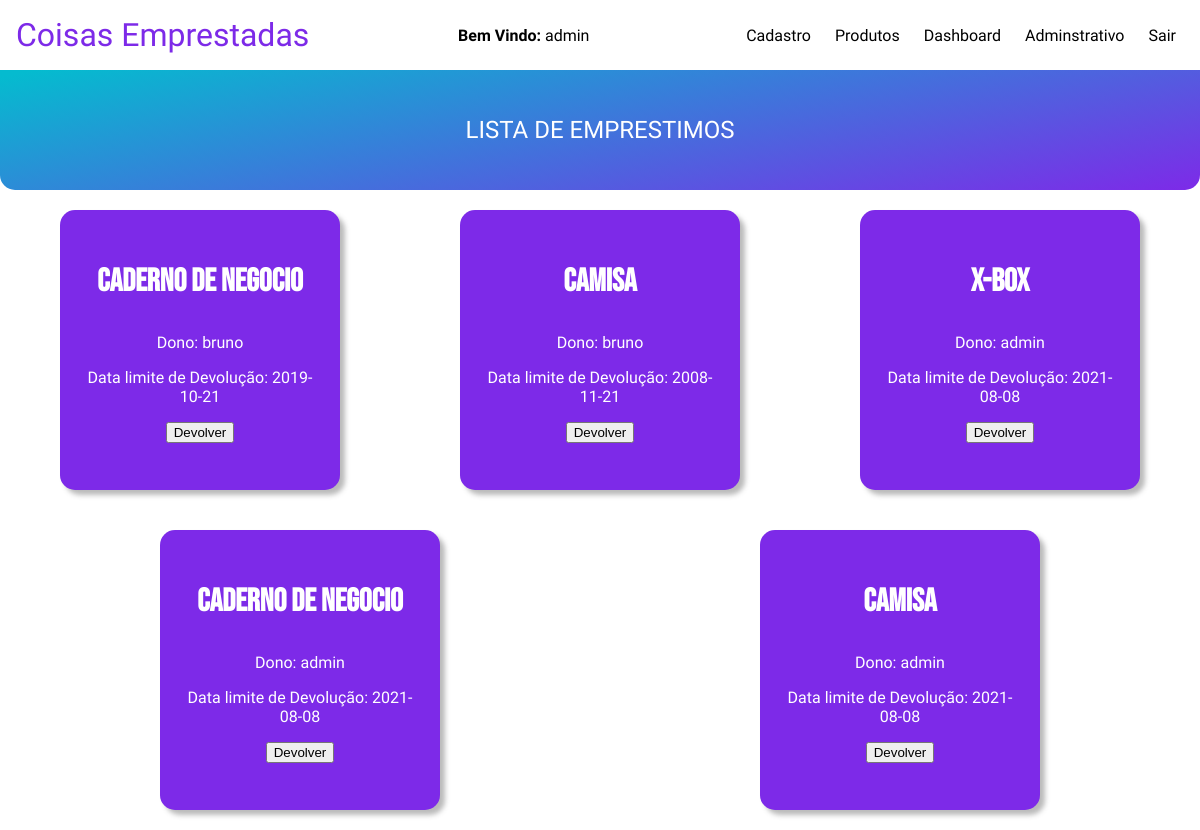
Before: /home.php (signed in) with the older database file.
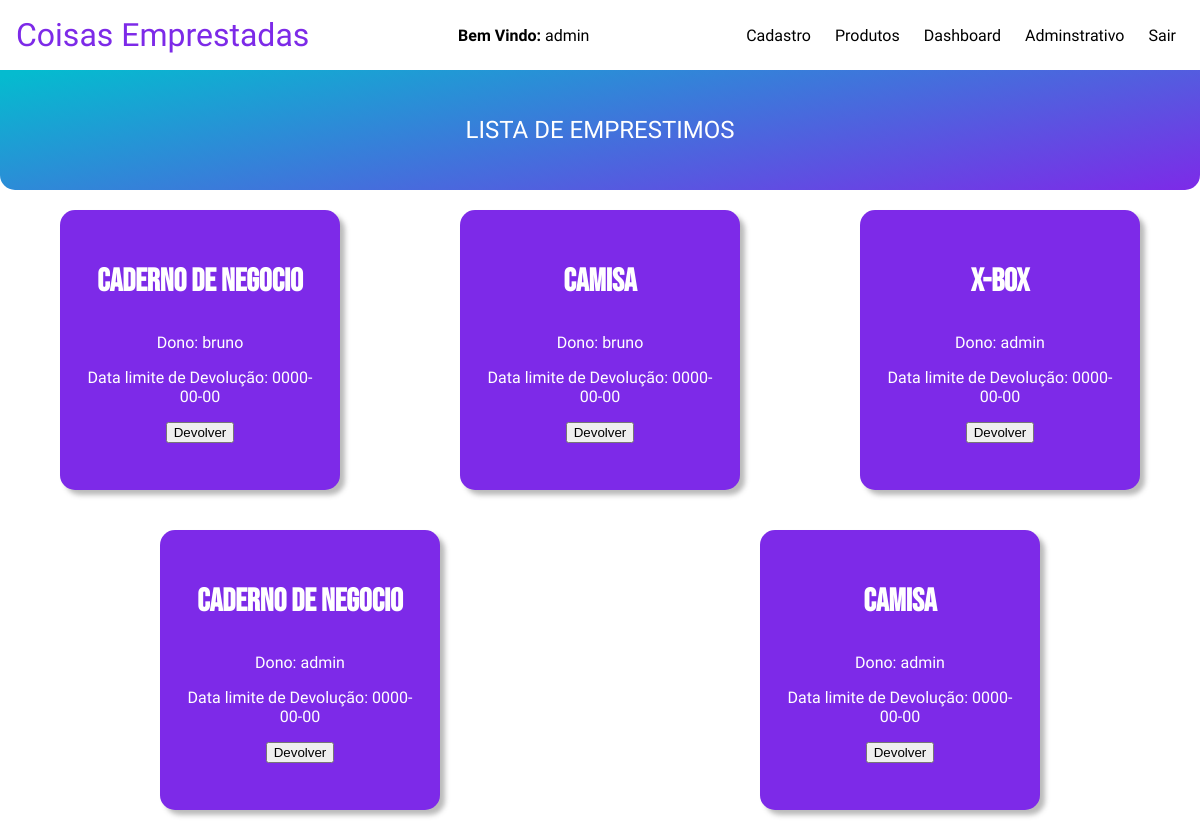
After: the same page with the newer database file.
### tables this page shows
CREATE TABLE IF NOT EXISTS emprestimos(
    idRegistro int primary key auto_increment,
    dataDev date,
    idUsuario int,
    idProduto int,
    foreign key(idUsuario) references usuarios(idUsuario),
    foreign key(idProduto) references produtos(idProduto)
);

CREATE TABLE IF NOT EXISTS produtos(
    idProduto int primary key auto_increment,
    nomeProduto varchar(45),
    categoria varchar(45)
);

CREATE TABLE IF NOT EXISTS usuarios(
    idUsuario int primary key auto_increment,
    nomeUsuario varchar(45),
    email varchar(45) unique not null,
    telefone varchar(15) unique not null,
    senha varchar(8) not null,
    endereco varchar(45) not null
);

### home.php (the view, shortened to what this page needs)
<!DOCTYPE html>
<html lang="pt-br">
<head>
    <link rel="stylesheet" href="./css/style.css">
    <link rel="stylesheet" href="./css/animacoes.css">
</head>
<html>
<body>
    <main id="mainIndex">
        <header id="header">
            <a id="logo" href="./home.php">Coisas Emprestadas</a>
            <p id="user"><strong>Bem Vindo: </strong><?php echo $_SESSION['nome']  ?></p>
            <nav id="nav">
                <ul id="menu" role="menu">
                    <li><a href="./paginas/cadastro.php">Cadastro</a></li>
                    <li><a href="./paginas/produtos.php">Produtos</a></li>
                    <li><a href="./paginas/dashboard.php">Dashboard</a></li>
                    <li><a href="./paginas/adm.php">Adminstrativo</a></li>
                    <li><a href="./config/logout.php">Sair</a></li>
                </ul>
            </nav>
        </header>
        <p id="titulo-lista">LISTA DE EMPRESTIMOS</p>
        <section id="lista">
            <?php
            include "./config/conexao.php";
            $user = $_SESSION['id'];
            $sql1 = "SELECT nomeProduto, categoria, nomeUsuario, dataDev, idRegistro FROM produtos INNER JOIN emprestimos INNER JOIN usuarios WHERE emprestimos.idUsuario = usuarios.idUsuario and emprestimos.idProduto = produtos.idProduto ORDER BY emprestimos.idRegistro DESC";
            $sql2 = "SELECT nomeProduto, categoria, nomeUsuario, dataDev, idRegistro FROM produtos INNER JOIN emprestimos INNER JOIN usuarios WHERE emprestimos.idUsuario = usuarios.idUsuario and emprestimos.idProduto = produtos.idProduto and emprestimos.idUsuario = $user ORDER BY emprestimos.idRegistro DESC";
            $sql_query = $mysqli->query($user == 1 ? $sql1 : $sql2) or die("ERRO ao consultar " . $mysqli->error);
            if ($sql_query->num_rows == 0) {
                echo "Nenhum resultado encontrado.";
            } else {
                while ($dados = $sql_query->fetch_assoc()) {
            ?>
                    <section class="item-lista">
                        <p class="titulo-produto-lista"><?php echo $dados['nomeProduto'] ?></p>
                        <div>
                            <p>Dono: <?php echo $dados['nomeUsuario'] ?></p>
                            <p>Data limite de Devolução: <?php echo $dados['dataDev'] ?></p>
                            <form action="./config/devolucao.php" method="post">
                                <input type="submit" value="Devolver">
                            </form>
                        </div>
                    </section>
            <?php
                }
            };
            ?>
        </section>
</body>
</html>

### css/style.css (style rules this page uses)
:root { --cor0: #fefe00; --cor1: #FFFFFF; --cor2: #d1d1d1; --cor3: #01eefe; --cor4: #cfb9ff; --cor5: #000000; --cor6: #6035b8; --cor7: #7d2ae8; --cor8: #05bbcf; --cor9: linear-gradient(349deg, rgba(125,42,232,1) 0%, rgba(5,187,207,1) 98%); --fonte-padrao: 'Maven Pro', sans-serif; --fonte-titulo: 'Bebas Neue', cursive; --fonte-logo: 'Kaushan Script', cursive; --fonte-destaque: 'Anton', sans-serif; --fonte-destaque2: 'Londrina Solid', cursive; }
body { font-family: var(--fonte-padrao); background-color: var(--cor1); }
body, ul { margin: 0px; padding: 0px; }
a { color: var(--cor1); text-decoration: none; font-family: sans-serif; }
#header { box-sizing: border-box; height: 70px; padding: 1rem; display: flex; align-items: center; justify-content: space-between; background: var(--cor1); box-shadow: 0px 2px 0px #6135b827; }
#menu { display: flex; list-style: none; gap: .5rem; }
#menu a { display: block; padding: .5rem; font-family: var(--fonte-padrao); color: var(--cor5); }
#logo { font-family: var(--fonte-destaque2); font-size: 2rem; color: var(--cor7); }
#lista { display: flex; flex-wrap: wrap; justify-content: space-around; padding-top: -10px; }
.item-lista { display: inline-block; justify-content: space-between; min-width: 130px; width: 20vw; height: 30vh; min-height: 190px; padding: 20px; margin: auto; background-color: var(--cor7); margin: 20px; border-radius: 15px; box-shadow: 5px 5px 5px rgba(75, 75, 75, 0.385); font-family: var(--fonte-padrao); text-align: center; color: var(--cor1); }
#titulo-lista { display: flex; justify-content: center; align-items: center; margin: auto; color: var(--cor1); font-size: 1.5rem; width: 100vw; height: 15vh; background: var(--cor9); border-radius: 0px 0px 15px 15px; }
.titulo-produto-lista { font-size: 2rem; font-weight: bold; font-family: var(--fonte-titulo); }

Changed rows visible on the page:
changed emprestimos (number 1 of 5 on the later page): dataDev "2019-10-21" → "0000-00-00"
changed emprestimos (number 2 of 5 on the later page): dataDev "2008-11-21" → "0000-00-00"
changed emprestimos "X-box": dataDev "2021-08-08" → "0000-00-00"
changed emprestimos (number 4 of 5 on the later page): dataDev "2021-08-08" → "0000-00-00"
changed emprestimos (number 5 of 5 on the later page): dataDev "2021-08-08" → "0000-00-00"
